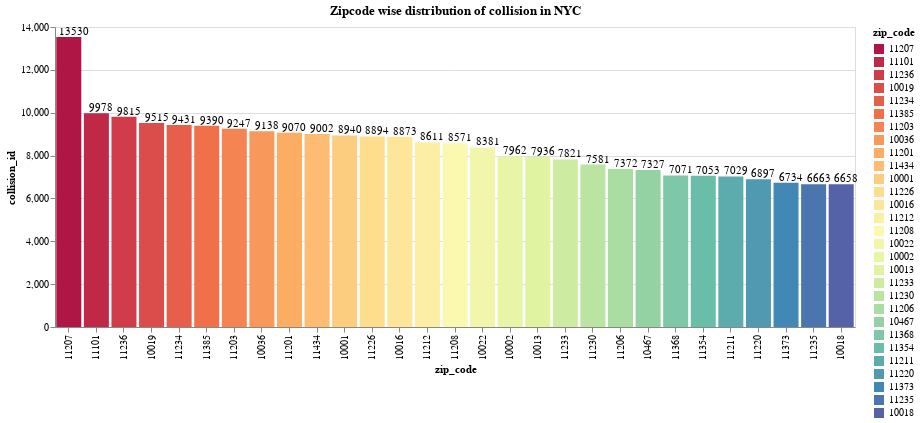

The notebook cell saved with this chart:
### Code cell
title = 'Zipcode wise distribution of collision in NYC'
crashes_zipcode = crashes.groupby('zip_code')['collision_id'].count().sort_values(ascending=False).reset_index().head(30)
mask = crashes_zipcode['zip_code'] != '_Missing_'
col_order = crashes_zipcode.collision_id.sort_values(ascending=False).to_list()

bar = draw_bar_col(crashes_zipcode[mask], 'zip_code','collision_id')
text = draw_text(crashes_zipcode[mask], 'zip_code','collision_id')
(bar + text).properties(width=800,height=300, title=title)

### Figure 1 — Vega-Lite specification as saved in the notebook (floating-point values rounded to 4 significant figures)
{"config": {"view": {"continuousWidth": 400, "continuousHeight": 300}}, "layer": [{"data": {"name": "data-d5ac601fb8eda2e158813ade7bf60797"}, "mark": {"type": "bar", "width": 25}, "encoding": {"color": {"type": "nominal", "field": "zip_code", "scale": {"reverse": false, "scheme": "Spectral"}, "sort": [375804, 13530, 9978, 9815, 9515, 9431, 9390, 9247, 9138, 9070, 9002, 8940, 8894, 8873, 8611, 8571, 8381, 7962, 7936, 7821, 7581, 7372, 7327, 7071, 7053, 7029, 6897, 6734, 6663, 6658]}, "x": {"type": "nominal", "field": "zip_code", "sort": [375804, 13530, 9978, 9815, 9515, 9431, 9390, 9247, 9138, 9070, 9002, 8940, 8894, 8873, 8611, 8571, 8381, 7962, 7936, 7821, 7581, 7372, 7327, 7071, 7053, 7029, 6897, 6734, 6663, 6658]}, "y": {"type": "quantitative", "field": "collision_id", "title": "collision_id"}}}, {"data": {"name": "data-d5ac601fb8eda2e158813ade7bf60797"}, "mark": {"type": "text", "align": "center", "dx": 5, "dy": -5}, "encoding": {"text": {"type": "quantitative", "field": "collision_id"}, "x": {"type": "nominal", "field": "zip_code", "sort": [375804, 13530, 9978, 9815, 9515, 9431, 9390, 9247, 9138, 9070, 9002, 8940, 8894, 8873, 8611, 8571, 8381, 7962, 7936, 7821, 7581, 7372, 7327, 7071, 7053, 7029, 6897, 6734, 6663, 6658]}, "y": {"type": "quantitative", "field": "collision_id", "title": "collision_id"}}}], "height": 300, "title": "Zipcode wise distribution of collision in NYC", "width": 800, "$schema": "https://vega.github.io/schema/vega-lite/v4.8.1.json", "datasets": {"data-d5ac601fb8eda2e158813ade7bf60797": [{"zip_code": "11207", "collision_id": 13530}, {"zip_code": "11101", "collision_id": 9978}, {"zip_code": "11236", "collision_id": 9815}, {"zip_code": "10019", "collision_id": 9515}, {"zip_code": "11234", "collision_id": 9431}, {"zip_code": "11385", "collision_id": 9390}, {"zip_code": "11203", "collision_id": 9247}, {"zip_code": "10036", "collision_id": 9138}, {"zip_code": "11201", "collision_id": 9070}, {"zip_code": "11434", "collision_id": 9002}, {"zip_code": "10001", "collision_id": 8940}, {"zip_code": "11226", "collision_id": 8894}, {"zip_code": "10016", "collision_id": 8873}, {"zip_code": "11212", "collision_id": 8611}, {"zip_code": "11208", "collision_id": 8571}, {"zip_code": "10022", "collision_id": 8381}, {"zip_code": "10002", "collision_id": 7962}, {"zip_code": "10013", "collision_id": 7936}, {"zip_code": "11233", "collision_id": 7821}, {"zip_code": "11230", "collision_id": 7581}, {"zip_code": "11206", "collision_id": 7372}, {"zip_code": "10467", "collision_id": 7327}, {"zip_code": "11368", "collision_id": 7071}, {"zip_code": "11354", "collision_id": 7053}, {"zip_code": "11211", "collision_id": 7029}, {"zip_code": "11220", "collision_id": 6897}, {"zip_code": "11373", "collision_id": 6734}, {"zip_code": "11235", "collision_id": 6663}, {"zip_code": "10018", "collision_id": 6658}]}}
